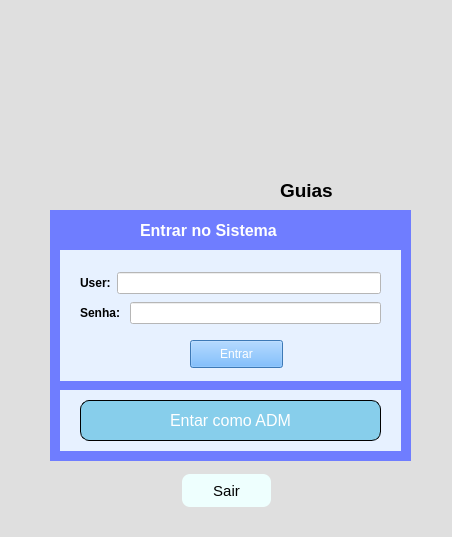
<?xml version="1.0" encoding="UTF-8"?>
<ui version="4.0">
 <class>MainWindow</class>
 <widget class="QMainWindow" name="MainWindow">
  <property name="geometry">
   <rect>
    <x>0</x>
    <y>0</y>
    <width>452</width>
    <height>537</height>
   </rect>
  </property>
  <property name="windowTitle">
   <string>MainWindow</string>
  </property>
  <property name="styleSheet">
   <string notr="true">background-color: rgb(223, 223, 223);
</string>
  </property>
  <widget class="QWidget" name="centralwidget">
   <widget class="QLabel" name="label">
    <property name="geometry">
     <rect>
      <x>60</x>
      <y>30</y>
      <width>311</width>
      <height>171</height>
     </rect>
    </property>
    <property name="text">
     <string/>
    </property>
    <property name="pixmap">
     <pixmap>../imagens/logo.png</pixmap>
    </property>
    <property name="scaledContents">
     <bool>true</bool>
    </property>
   </widget>
   <widget class="QLabel" name="label_2">
    <property name="geometry">
     <rect>
      <x>280</x>
      <y>180</y>
      <width>71</width>
      <height>21</height>
     </rect>
    </property>
    <property name="font">
     <font>
      <pointsize>14</pointsize>
      <weight>75</weight>
      <bold>true</bold>
     </font>
    </property>
    <property name="text">
     <string>Guias</string>
    </property>
   </widget>
   <widget class="QWidget" name="widget" native="true">
    <property name="geometry">
     <rect>
      <x>50</x>
      <y>210</y>
      <width>361</width>
      <height>251</height>
     </rect>
    </property>
    <property name="styleSheet">
     <string notr="true">background-color: rgb(111, 125, 255);</string>
    </property>
    <widget class="QWidget" name="widget_2" native="true">
     <property name="geometry">
      <rect>
       <x>10</x>
       <y>40</y>
       <width>341</width>
       <height>131</height>
      </rect>
     </property>
     <property name="styleSheet">
      <string notr="true">background-color: rgb(231, 241, 255);</string>
     </property>
     <widget class="QPushButton" name="pushButton">
      <property name="geometry">
       <rect>
        <x>130</x>
        <y>90</y>
        <width>93</width>
        <height>28</height>
       </rect>
      </property>
      <property name="styleSheet">
       <string notr="true">background-color: rgb(85, 170, 255);
color: rgb(255, 255, 255);</string>
      </property>
      <property name="text">
       <string>Entrar</string>
      </property>
     </widget>
     <widget class="QWidget" name="layoutWidget">
      <property name="geometry">
       <rect>
        <x>20</x>
        <y>20</y>
        <width>301</width>
        <height>26</height>
       </rect>
      </property>
      <layout class="QHBoxLayout" name="horizontalLayout">
       <item>
        <widget class="QLabel" name="label_4">
         <property name="font">
          <font>
           <pointsize>9</pointsize>
           <weight>75</weight>
           <bold>true</bold>
          </font>
         </property>
         <property name="text">
          <string>User:</string>
         </property>
        </widget>
       </item>
       <item>
        <widget class="QLineEdit" name="lineEdit_user">
         <property name="styleSheet">
          <string notr="true">background-color: rgb(255, 255, 255);</string>
         </property>
        </widget>
       </item>
      </layout>
     </widget>
     <widget class="QWidget" name="layoutWidget">
      <property name="geometry">
       <rect>
        <x>20</x>
        <y>50</y>
        <width>301</width>
        <height>26</height>
       </rect>
      </property>
      <layout class="QHBoxLayout" name="horizontalLayout_2">
       <item>
        <widget class="QLabel" name="label_5">
         <property name="font">
          <font>
           <pointsize>9</pointsize>
           <weight>75</weight>
           <bold>true</bold>
          </font>
         </property>
         <property name="text">
          <string>Senha: </string>
         </property>
        </widget>
       </item>
       <item>
        <widget class="QLineEdit" name="lineEdit_senha">
         <property name="styleSheet">
          <string notr="true">background-color: rgb(255, 255, 255);</string>
         </property>
         <property name="echoMode">
          <enum>QLineEdit::Password</enum>
         </property>
        </widget>
       </item>
      </layout>
     </widget>
    </widget>
    <widget class="QLabel" name="label_3">
     <property name="geometry">
      <rect>
       <x>90</x>
       <y>10</y>
       <width>191</width>
       <height>21</height>
      </rect>
     </property>
     <property name="font">
      <font>
       <pointsize>12</pointsize>
       <weight>75</weight>
       <bold>true</bold>
      </font>
     </property>
     <property name="styleSheet">
      <string notr="true">color: rgb(255, 255, 255);</string>
     </property>
     <property name="text">
      <string>Entrar no Sistema</string>
     </property>
    </widget>
    <widget class="QWidget" name="widget_3" native="true">
     <property name="geometry">
      <rect>
       <x>10</x>
       <y>180</y>
       <width>341</width>
       <height>61</height>
      </rect>
     </property>
     <property name="styleSheet">
      <string notr="true">background-color: rgb(231, 241, 255);</string>
     </property>
     <widget class="QPushButton" name="pushButton_entar_adm">
      <property name="geometry">
       <rect>
        <x>20</x>
        <y>10</y>
        <width>301</width>
        <height>41</height>
       </rect>
      </property>
      <property name="styleSheet">
       <string notr="true">
QPushButton{
border: 1px solid black;
color: rgb(255, 255, 255);
	background-color: rgb(135,206,235);
border-radius: 9px;
 font-size: 16px;
}

QPushButton:hover{
border: 1px solid black;
color: rgb(255, 255, 255);
	background-color: rgb(135,206,250);
border-radius: 9px;
}

QPushButton:pressed{
border: 1px solid black;
color: rgb(0,0,205);
background-color: rgb(240,248,255);
border-radius: 9px;
}

</string>
      </property>
      <property name="text">
       <string>Entar como ADM</string>
      </property>
     </widget>
    </widget>
   </widget>
   <widget class="QPushButton" name="pushButton_2">
    <property name="geometry">
     <rect>
      <x>180</x>
      <y>470</y>
      <width>93</width>
      <height>41</height>
     </rect>
    </property>
    <property name="styleSheet">
     <string notr="true">QPushButton {
           
	
	
	background-color: rgb(238, 255, 254);
           border: none;
           padding: 10px 20px;
           text-align: center;
           text-decoration: none;
           display: inline-block;
           font-size: 15px;
           margin: 4px 2px;
           cursor: pointer;
           border-radius: 8px;
        }
        QPushButton:hover {
          
	
	background-color: rgb(255, 255, 255);
        }</string>
    </property>
    <property name="text">
     <string>Sair</string>
    </property>
   </widget>
  </widget>
  <widget class="QStatusBar" name="statusbar"/>
 </widget>
 <resources/>
 <connections/>
</ui>
